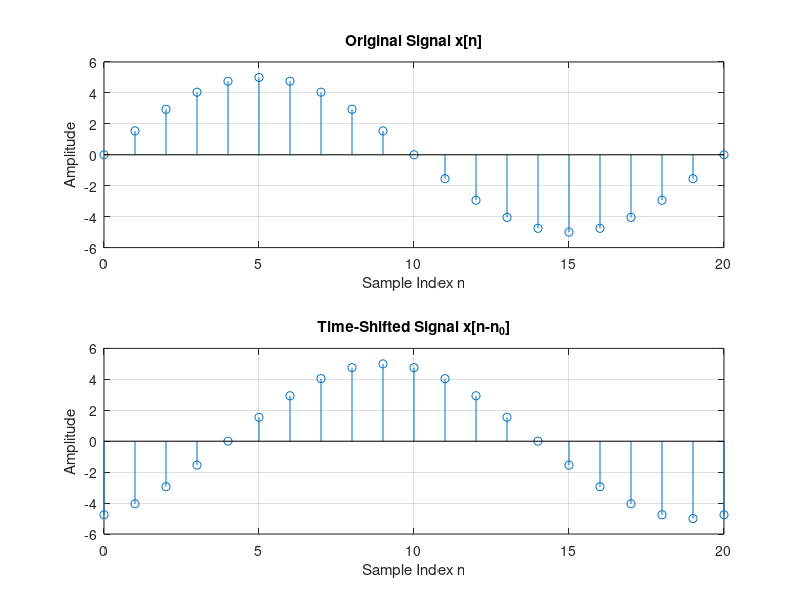

Reproduce this figure in MATLAB.
%% DT Time Shifting

clear; clc;
close all;

A = 5;
omega = pi/10;
phi = 0;

n = 0:20;
n0 = 4;

signal_original = A*sin(omega*n + phi);
signal_shifted = A*sin(omega*(n-n0) + phi);

subplot(2,1,1);
stem(n,signal_original);
xlabel('Sample Index n');
ylabel('Amplitude');
title('Original Signal x[n]');
grid on;

subplot(2,1,2);
stem(n,signal_shifted);
xlabel('Sample Index n');
ylabel('Amplitude');
title('Time-Shifted Signal x[n-n_0]');
grid on;
